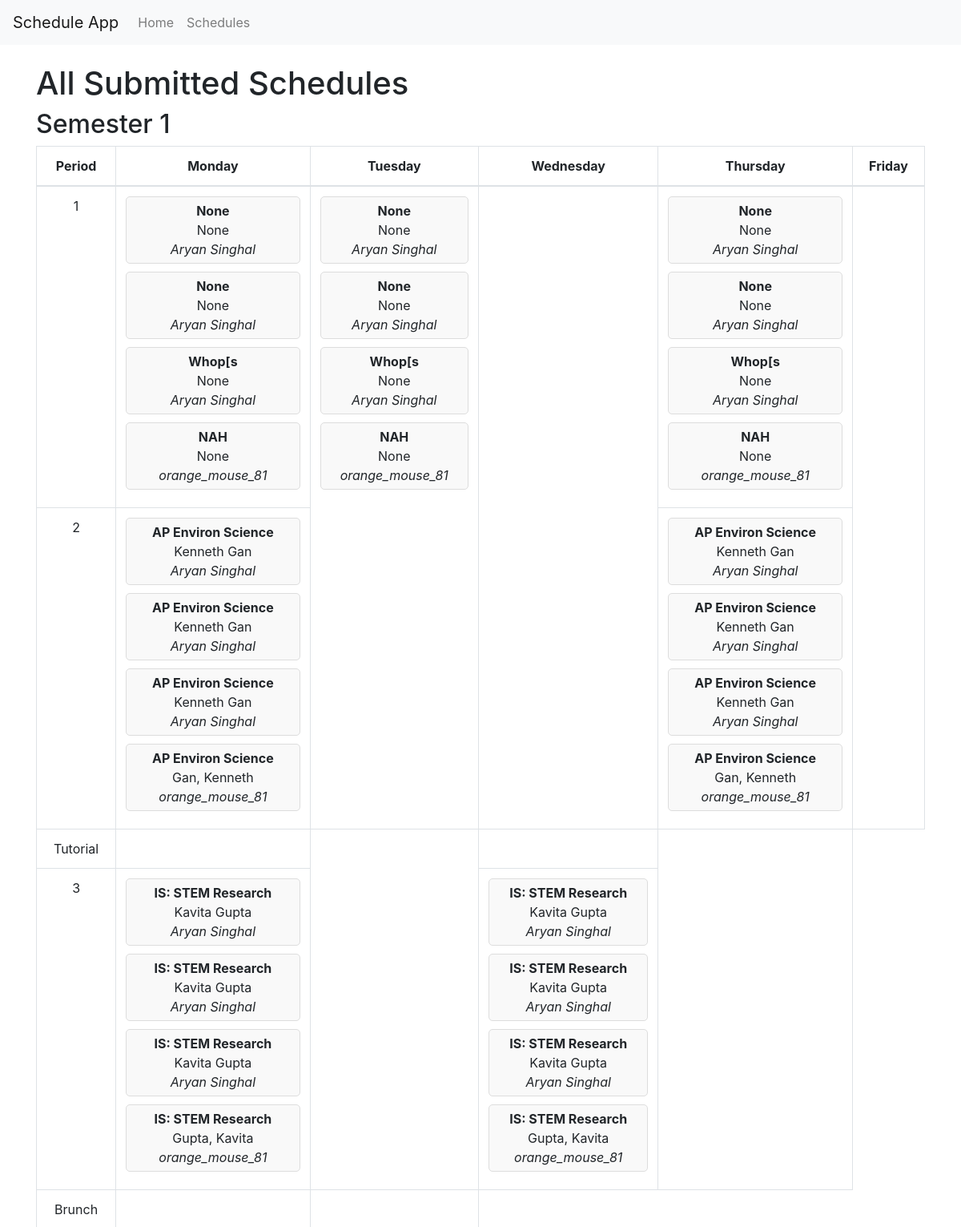
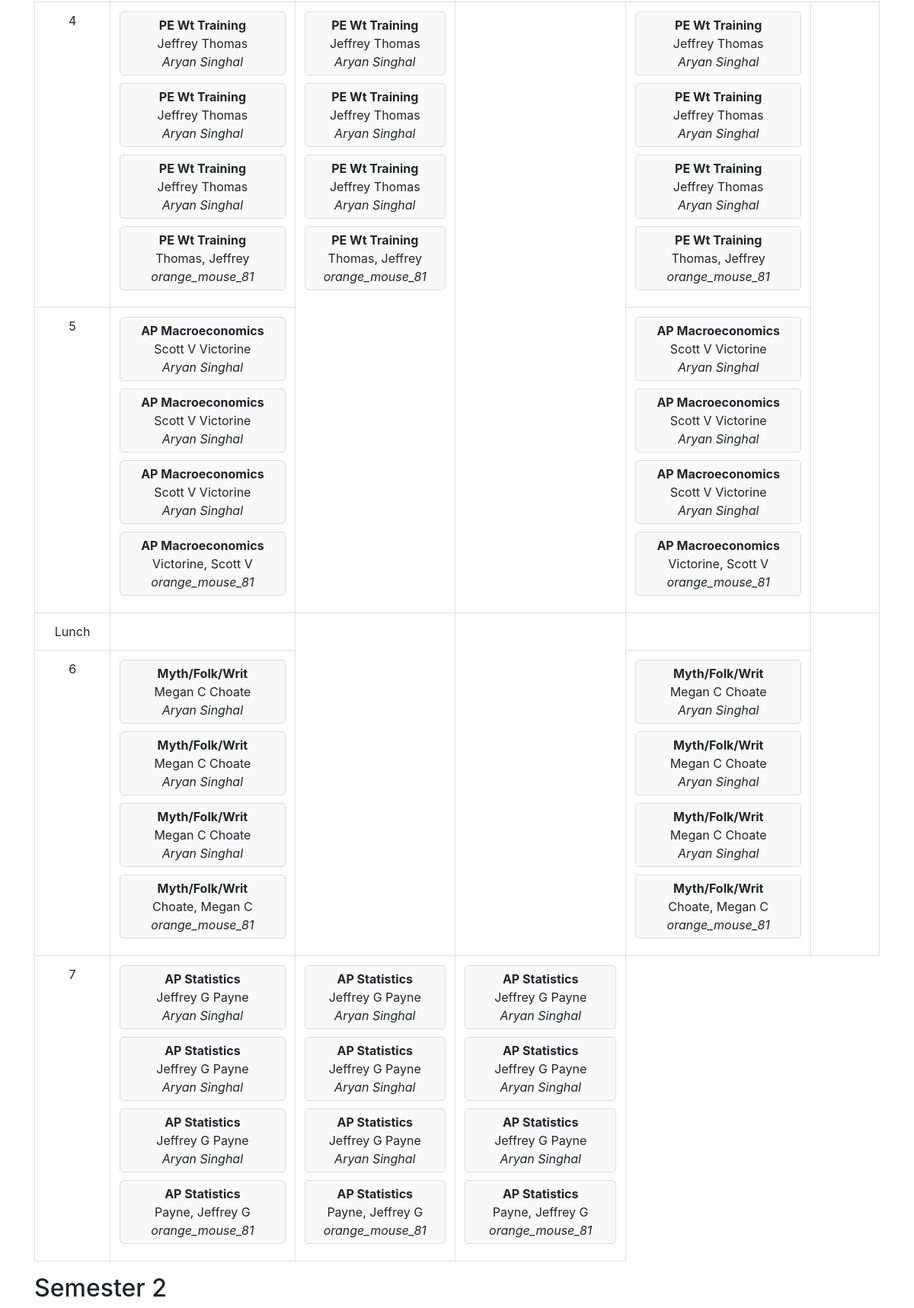
Page /schedules (upper part) on the committed database (2 pictures, top to bottom).
### app.py (models this page shows)
class Schedule(db.Model):
    id = db.Column(db.Integer, primary_key=True)
    name = db.Column(db.String(50), nullable=False)
    grade = db.Column(db.String(10), nullable=False)
    schedule = db.Column(db.Text, nullable=False)

### app.py (the view)
@app.route('/schedules')
def schedules():
    all_schedules = Schedule.query.all()
    schedules_list = [
        {
            "name": schedule.name,
            "grade": schedule.grade,
            "schedule": json.loads(schedule.schedule)
        }
        for schedule in all_schedules
    ]
    print(schedules_list)  # Debugging line
    return render_template('schedules.html', schedules=schedules_list)

### templates/schedules.html (shortened to what this page needs)
{% extends "base.html" %}
{% block content %}
<h1>All Submitted Schedules</h1>
<h2>Semester 1</h2>
<div class="table-responsive">
    <table class="table table-bordered text-center">
        <thead>
            <tr>
                <th>Period</th>
                <th>Monday</th>
                <th>Tuesday</th>
                <th>Wednesday</th>
                <th>Thursday</th>
                <th>Friday</th>
            </tr>
        </thead>
        <tbody>
            <tr>
                <td>1</td>
                <td>
                    {% for schedule in schedules %}
                        {% set entry = schedule.schedule.semester1.get('period1') %}
                        {% if entry %}
                            <div class="schedule-entry" data-toggle="tooltip" title="{{ schedule.name }} - {{ entry.class }}">
                                <strong>{{ entry.class }}</strong><br>
                                <span>{{ entry.teacher }}</span><br>
                                <em>{{ schedule.name }}</em>
                            </div>
                        {% endif %}
                    {% endfor %}
                </td>
                <td rowspan="2">
                    {% for schedule in schedules %}
                        {% set entry = schedule.schedule.semester1.get('period1') %}
                        {% if entry %}
                            <div class="schedule-entry" data-toggle="tooltip" title="{{ schedule.name }} - {{ entry.class }}">
                                <strong>{{ entry.class }}</strong><br>
                                <span>{{ entry.teacher }}</span><br>
                                <em>{{ schedule.name }}</em>
                            </div>
                        {% endif %}
                    {% endfor %}
                </td>
                <td rowspan="2"></td>
                <td>
                    {% for schedule in schedules %}
                        {% set entry = schedule.schedule.semester1.get('period1') %}
                        {% if entry %}
                            <div class="schedule-entry" data-toggle="tooltip" title="{{ schedule.name }} - {{ entry.class }}">
                                <strong>{{ entry.class }}</strong><br>
                                <span>{{ entry.teacher }}</span><br>
                                <em>{{ schedule.name }}</em>
                            </div>
                        {% endif %}
                    {% endfor %}
                </td>
                <td rowspan="2"></td>
            </tr>
            <tr>
                <td>2</td>
                <td>
                    {% for schedule in schedules %}
                        {% set entry = schedule.schedule.semester1.get('period2') %}
                        {% if entry %}
                            <div class="schedule-entry" data-toggle="tooltip" title="{{ schedule.name }} - {{ entry.class }}">
                                <strong>{{ entry.class }}</strong><br>
                                <span>{{ entry.teacher }}</span><br>
                                <em>{{ schedule.name }}</em>
                            </div>
                        {% endif %}
                    {% endfor %}
                </td>
                <td>
                    {% for schedule in schedules %}
                        {% set entry = schedule.schedule.semester1.get('period2') %}
                        {% if entry %}
                            <div class="schedule-entry" data-toggle="tooltip" title="{{ schedule.name }} - {{ entry.class }}">
                                <strong>{{ entry.class }}</strong><br>
                                <span>{{ entry.teacher }}</span><br>
                                <em>{{ schedule.name }}</em>
                            </div>
                        {% endif %}
                    {% endfor %}
                </td>
            </tr>
            <tr>
                <td>Tutorial</td>
                <td>
                </td>
                <td rowspan="2"></td>
                <td>
                </td>
                <td rowspan="2"></td>
            </tr>
            <tr>
                <td>3</td>
                <td>
                    {% for schedule in schedules %}
                        {% set entry = schedule.schedule.semester1.get('period3') %}
                        {% if entry %}
                            <div class="schedule-entry" data-toggle="tooltip" title="{{ schedule.name }} - {{ entry.class }}">
                                <strong>{{ entry.class }}</strong><br>
                                <span>{{ entry.teacher }}</span><br>
                                <em>{{ schedule.name }}</em>
                            </div>
                        {% endif %}
                    {% endfor %}
                </td>
                <td>
                    {% for schedule in schedules %}
                        {% set entry = schedule.schedule.semester1.get('period3') %}
                        {% if entry %}
                            <div class="schedule-entry" data-toggle="tooltip" title="{{ schedule.name }} - {{ entry.class }}">
                                <strong>{{ entry.class }}</strong><br>
                                <span>{{ entry.teacher }}</span><br>
                                <em>{{ schedule.name }}</em>
                            </div>
                        {% endif %}
                    {% endfor %}
                </td>
            </tr>
            <tr>
                <td>Brunch</td>
                <td>
                </td>
                <td>
                </td>
            </tr>
            <tr>
                <td>4</td>
                <td>
                    {% for schedule in schedules %}
                        {% set entry = schedule.schedule.semester1.get('period4') %}
                        {% if entry %}
                            <div class="schedule-entry" data-toggle="tooltip" title="{{ schedule.name }} - {{ entry.class }}">
                                <strong>{{ entry.class }}</strong><br>
                                <span>{{ entry.teacher }}</span><br>
                                <em>{{ schedule.name }}</em>
                            </div>
                        {% endif %}
                    {% endfor %}
                </td>
                <td rowspan="2">
                    {% for schedule in schedules %}
                        {% set entry = schedule.schedule.semester1.get('period4') %}
                        {% if entry %}
                            <div class="schedule-entry" data-toggle="tooltip" title="{{ schedule.name }} - {{ entry.class }}">
                                <strong>{{ entry.class }}</strong><br>
                                <span>{{ entry.teacher }}</span><br>
                                <em>{{ schedule.name }}</em>
                            </div>
                        {% endif %}
                    {% endfor %}
                </td>
                <td rowspan="2"></td>
                <td>
                    {% for schedule in schedules %}
                        {% set entry = schedule.schedule.semester1.get('period4') %}
                        {% if entry %}
                            <div class="schedule-entry" data-toggle="tooltip" title="{{ schedule.name }} - {{ entry.class }}">
                                <strong>{{ entry.class }}</strong><br>
                                <span>{{ entry.teacher }}</span><br>
                                <em>{{ schedule.name }}</em>
                            </div>
                        {% endif %}
                    {% endfor %}
                </td>
                <td rowspan="2"></td>
            </tr>
            <tr>
                <td>5</td>
                <td>
                    {% for schedule in schedules %}
                        {% set entry = schedule.schedule.semester1.get('period5') %}
                        {% if entry %}
                            <div class="schedule-entry" data-toggle="tooltip" title="{{ schedule.name }} - {{ entry.class }}">
                                <strong>{{ entry.class }}</strong><br>
                                <span>{{ entry.teacher }}</span><br>
                                <em>{{ schedule.name }}</em>
                            </div>
                        {% endif %}
                    {% endfor %}
                </td>
                <td>
                    {% for schedule in schedules %}
                        {% set entry = schedule.schedule.semester1.get('period5') %}
                        {% if entry %}
                            <div class="schedule-entry" data-toggle="tooltip" title="{{ schedule.name }} - {{ entry.class }}">
                                <strong>{{ entry.class }}</strong><br>
                                <span>{{ entry.teacher }}</span><br>
                                <em>{{ schedule.name }}</em>
                            </div>
                        {% endif %}
                    {% endfor %}
                </td>
            </tr>
            <tr>
                <td>Lunch</td>
                <td>
                </td>
                <td rowspan="2">
                </td>
                <td rowspan="2"></td>
                <td>
                </td>
                <td rowspan="2"></td>
            </tr>
            <tr>
                <td>6</td>
                <td>
                    {% for schedule in schedules %}
                        {% set entry = schedule.schedule.semester1.get('period6') %}
                        {% if entry %}
                            <div class="schedule-entry" data-toggle="tooltip" title="{{ schedule.name }} - {{ entry.class }}">
                                <strong>{{ entry.class }}</strong><br>
                                <span>{{ entry.teacher }}</span><br>
                                <em>{{ schedule.name }}</em>
                            </div>
                        {% endif %}
                    {% endfor %}
                </td>
                <td>
                    {% for schedule in schedules %}
                        {% set entry = schedule.schedule.semester1.get('period6') %}
                        {% if entry %}
                            <div class="schedule-entry" data-toggle="tooltip" title="{{ schedule.name }} - {{ entry.class }}">
                                <strong>{{ entry.class }}</strong><br>
                                <span>{{ entry.teacher }}</span><br>
                                <em>{{ schedule.name }}</em>
                            </div>
                        {% endif %}
                    {% endfor %}
                </td>
            </tr>
            <tr>
                <td>7</td>
                <td>
                    {% for schedule in schedules %}
                        {% set entry = schedule.schedule.semester1.get('period7') %}
                        {% if entry %}
                            <div class="schedule-entry" data-toggle="tooltip" title="{{ schedule.name }} - {{ entry.class }}">
                                <strong>{{ entry.class }}</strong><br>
                                <span>{{ entry.teacher }}</span><br>
                                <em>{{ schedule.name }}</em>
                            </div>
                        {% endif %}
                    {% endfor %}
                </td>
                <td>
                    {% for schedule in schedules %}
                        {% set entry = schedule.schedule.semester1.get('period7') %}
                        {% if entry %}
                            <div class="schedule-entry" data-toggle="tooltip" title="{{ schedule.name }} - {{ entry.class }}">
                                <strong>{{ entry.class }}</strong><br>
                                <span>{{ entry.teacher }}</span><br>
                                <em>{{ schedule.name }}</em>
                            </div>
                        {% endif %}
                    {% endfor %}
                </td>
                <td rowspan="2">
                    {% for schedule in schedules %}
                        {% set entry = schedule.schedule.semester1.get('period7') %}
                        {% if entry %}
                            <div class="schedule-entry" data-toggle="tooltip" title="{{ schedule.name }} - {{ entry.class }}">
                                <strong>{{ entry.class }}</strong><br>
                                <span>{{ entry.teacher }}</span><br>
                                <em>{{ schedule.name }}</em>
                            </div>
                        {% endif %}
                    {% endfor %}
                </td>
            </tr>
        </tbody>
    </table>
</div>
<h2>Semester 2</h2>
{% endblock %}

### templates/base.html (shortened to what this page needs)
<!DOCTYPE html>
<html lang="en">
<head>
    <link href="https://maxcdn.bootstrapcdn.com/bootstrap/4.5.2/css/bootstrap.min.css" rel="stylesheet">
    <link href="{{ url_for('static', filename='css/styles.css') }}" rel="stylesheet">
</head>
<body>
    <nav class="navbar navbar-expand-lg navbar-light bg-light">
        <a class="navbar-brand" href="#">Schedule App</a>
        <div class="collapse navbar-collapse" id="navbarNav">
            <ul class="navbar-nav">
                <li class="nav-item">
                    <a class="nav-link" href="/">Home</a>
                </li>
                <li class="nav-item">
                    <a class="nav-link" href="/schedules">Schedules</a>
                </li>
            </ul>
        </div>
    </nav>
    <div class="container mt-4">
        {% block content %}{% endblock %}
    </div>
</body>
</html>

### templates/schedules.html (style rules this page uses)
.schedule-entry { margin-bottom: 10px; padding: 5px; border: 1px solid #ddd; border-radius: 5px; background-color: #f9f9f9; }

### rows in the picture
Schedule: class "None", teacher "None", name "Aryan Singhal", class "AP Environ Science", teacher "Kenneth Gan", class "IS: STEM Research", teacher "Kavita Gupta", class "PE Wt Training", teacher "Jeffrey Thomas", class "AP Macroeconomics", teacher "Scott V Victorine", class "Myth/Folk/Writ", teacher "Megan C Choate", class "AP Statistics", teacher "Jeffrey G Payne"
Schedule: class "None", teacher "None", name "Aryan Singhal", class "AP Environ Science", teacher "Kenneth Gan", class "IS: STEM Research", teacher "Kavita Gupta", class "PE Wt Training", teacher "Jeffrey Thomas", class "AP Macroeconomics", teacher "Scott V Victorine", class "Myth/Folk/Writ", teacher "Megan C Choate", class "AP Statistics", teacher "Jeffrey G Payne"
Schedule: class "Whop[s", teacher "None", name "Aryan Singhal", class "AP Environ Science", teacher "Kenneth Gan", class "IS: STEM Research", teacher "Kavita Gupta", class "PE Wt Training", teacher "Jeffrey Thomas", class "AP Macroeconomics", teacher "Scott V Victorine", class "Myth/Folk/Writ", teacher "Megan C Choate", class "AP Statistics", teacher "Jeffrey G Payne"
Schedule: class "NAH", teacher "None", name "orange_mouse_81", class "AP Environ Science", teacher "Gan, Kenneth", class "IS: STEM Research", teacher "Gupta, Kavita", class "PE Wt Training", teacher "Thomas, Jeffrey", class "AP Macroeconomics", teacher "Victorine, Scott V", class "Myth/Folk/Writ", teacher "Choate, Megan C", class "AP Statistics", teacher "Payne, Jeffrey G"
